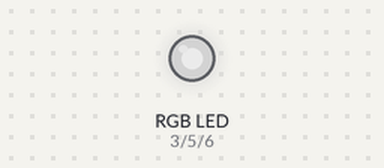
The sketch below on a simulated Arduino Uno, built with avr-gcc and run on an emulated ATmega328P. Shown: an RGB LED mixed from three pins (HIGH = lit). Dim RGB values are drawn brighter than linear.

Above: at 0.1 s.
At 2.1 s:
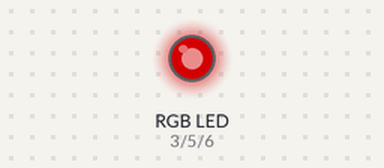
At 4.1 s:
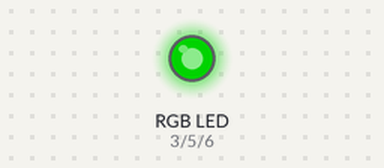
At 6.1 s:
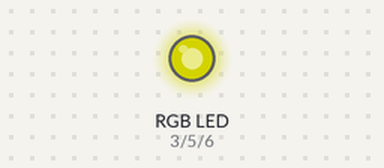
At 8.1 s:
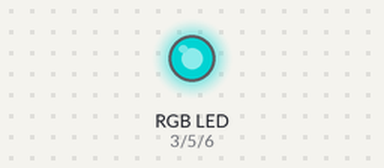
At 10.1 s:
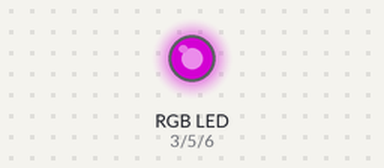
Timing chart, 0 to 40.0 s (numbered marks = the images above):
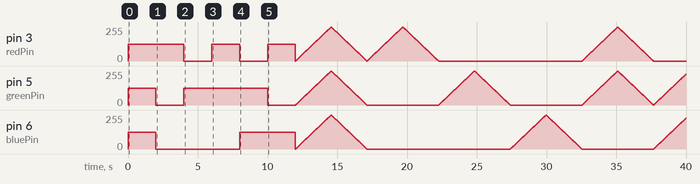

Measured:
- by itself, pin 3 (redPin): 0/255 → 125/255 at 0.00 s, → 0/255 4.0 s later, → 125/255 2.0 s later, → 0/255 2.0 s later, … (1536 changes in this stretch)

The sketch:

rgb_led_sta5131a.ino
```cpp
/*
 * 動作確認用スケッチ
 *
 * 対象部品:
 *   ＲＧＢフルカラーＬＥＤ ５ｍｍ４本足 ＯＳＴＡ５１３１Ａ カソードコモン
 *   http://akizukidenshi.com/catalog/g/gI-02476/
 *
 */

// 変更する場合はPWM出力が行えるピンを指定する
//
const int redPin = 3;
const int greenPin = 5;
const int bluePin = 6;

void setup() {
  pinMode(redPin, OUTPUT);
  pinMode(greenPin, OUTPUT);
  pinMode(bluePin, OUTPUT);

  // 全色を暗くしておく
  rgb(0, 0, 0);
}

void loop() {
  // 白
  white(125);
  delay(2000);

  // 赤
  red(125);
  delay(2000);

  // 緑
  green(125);
  delay(2000);

  // 黄
  yellow(125);
  delay(2000);

  // 水色
  lightBlue(125);
  delay(2000);

  // 紫
  purple(125);
  delay(2000);

  // 白: 徐々に明るくする
  for (int i = 0; i <= 255; i++) {
    white(i);
    delay(10);
  }

  // 白: 徐々に暗くする
  for (int i = 255; i >= 0; i--) {
    white(i);
    delay(10);
  }

  // 赤: 徐々に明るくする
  for (int i = 0; i <= 255; i++) {
    red(i);
    delay(10);
  }

  // 赤: 徐々に暗くする
  for (int i = 255; i >= 0; i--) {
    red(i);
    delay(10);
  }

  // 緑: 徐々に明るくする
  for (int i = 0; i <= 255; i++) {
    green(i);
    delay(10);
  }

  // 緑: 徐々に暗くする
  for (int i = 255; i >= 0; i--) {
    green(i);
    delay(10);
  }

  // 青: 徐々に明るくする
  for (int i = 0; i <= 255; i++) {
    blue(i);
    delay(10);
  }

  // 青: 徐々に暗くする
  for (int i = 255; i >= 0; i--) {
    blue(i);
    delay(10);
  }

  // 黄: 徐々に明るくする
  for (int i = 0; i <= 255; i++) {
    yellow(i);
    delay(10);
  }

  // 黄: 徐々に暗くする
  for (int i = 255; i >= 0; i--) {
    yellow(i);
    delay(10);
  }

  // 水色: 徐々に明るくする
  for (int i = 0; i <= 255; i++) {
    lightBlue(i);
    delay(10);
  }

  // 水色: 徐々に暗くする
  for (int i = 255; i >= 0; i--) {
    lightBlue(i);
    delay(10);
  }

  // 紫: 徐々に明るくする
  for (int i = 0; i <= 255; i++) {
    purple(i);
    delay(10);
  }

  // 紫: 徐々に暗くする
  for (int i = 255; i >= 0; i--) {
    purple(i);
    delay(10);
  }
}

// LEDを赤、緑、青ごとに指定した輝度で光らせる
void rgb(int red, int green, int blue) {
  analogWrite(redPin, red);
  analogWrite(greenPin, green);
  analogWrite(bluePin, blue);
}


// LEDを指定した輝度の白で光らせる
void white(int value) {
  rgb(value, value, value);
}

// LEDを指定した輝度の赤で光らせる
void red(int value) {
  rgb(value, 0, 0);
}

// LEDを指定した輝度の緑で光らせる
void green(int value) {
  rgb(0, value, 0);
}

// LEDを指定した輝度の青で光らせる
void blue(int value) {
  rgb(0, 0, value);
}

// LEDを指定した輝度の黄で光らせる
void yellow(int value) {
  rgb(value, value, 0);
}

// LEDを指定した輝度の水色で光らせる
void lightBlue(int value) {
  rgb(0, value, value);
}

// LEDを指定した輝度の紫で光らせる
void purple(int value) {
  rgb(value, 0, value);
}
```
